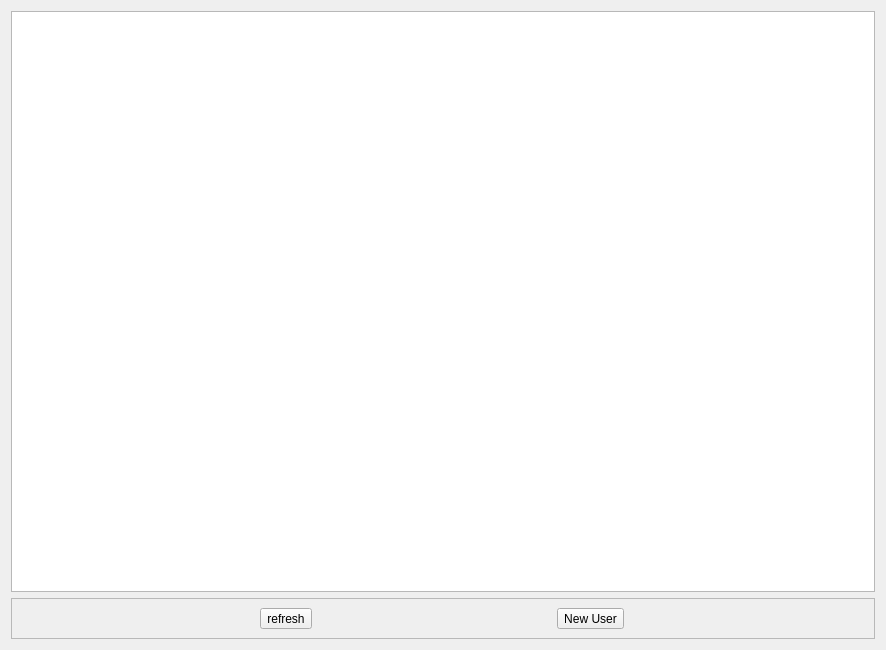
<?xml version="1.0" encoding="UTF-8"?>
<ui version="4.0">
 <class>UsersTab</class>
 <widget class="QWidget" name="UsersTab">
  <property name="geometry">
   <rect>
    <x>0</x>
    <y>0</y>
    <width>886</width>
    <height>650</height>
   </rect>
  </property>
  <property name="windowTitle">
   <string>Form</string>
  </property>
  <layout class="QVBoxLayout" name="verticalLayout">
   <item>
    <widget class="QTableView" name="tableView">
     <property name="alternatingRowColors">
      <bool>true</bool>
     </property>
     <property name="gridStyle">
      <enum>Qt::NoPen</enum>
     </property>
     <attribute name="horizontalHeaderStretchLastSection">
      <bool>true</bool>
     </attribute>
     <attribute name="verticalHeaderVisible">
      <bool>false</bool>
     </attribute>
     <attribute name="verticalHeaderStretchLastSection">
      <bool>false</bool>
     </attribute>
    </widget>
   </item>
   <item>
    <widget class="QFrame" name="frame_3">
     <property name="frameShape">
      <enum>QFrame::StyledPanel</enum>
     </property>
     <property name="frameShadow">
      <enum>QFrame::Raised</enum>
     </property>
     <layout class="QHBoxLayout" name="horizontalLayout_7">
      <item>
       <widget class="QToolButton" name="refreshUsersButton">
        <property name="text">
         <string>refresh</string>
        </property>
        <property name="icon">
         <iconset resource="../../qrc.qrc">
          <normaloff>:/icons/color/icons8-synchronize-96.png</normaloff>:/icons/color/icons8-synchronize-96.png</iconset>
        </property>
        <property name="iconSize">
         <size>
          <width>48</width>
          <height>48</height>
         </size>
        </property>
       </widget>
      </item>
      <item>
       <widget class="QToolButton" name="addUserButton">
        <property name="text">
         <string>New User</string>
        </property>
        <property name="icon">
         <iconset resource="../../qrc.qrc">
          <normaloff>:/icons/color/icons8-add-user-male-96.png</normaloff>:/icons/color/icons8-add-user-male-96.png</iconset>
        </property>
        <property name="iconSize">
         <size>
          <width>48</width>
          <height>48</height>
         </size>
        </property>
       </widget>
      </item>
     </layout>
    </widget>
   </item>
  </layout>
 </widget>
 <resources>
  <include location="../../qrc.qrc"/>
 </resources>
 <connections/>
</ui>
